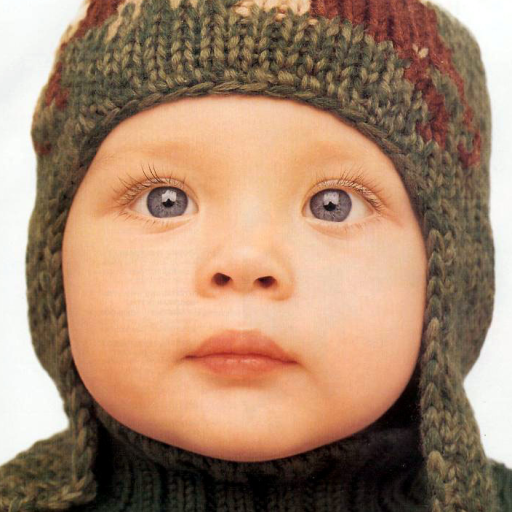
#> input picture image_process/GT/baby.png, 512 x 512 px; its folder holds only this picture in this run
$ python eval.py
#> lines starting #> are read from the running program, lines starting #| are printed output that depends on the picture; pictures that were not available may be replaced by others from this repository, and a replacement may not be noted
import os
import cv2
import numpy as np


def ssim(img1, img2):
    C1 = (0.01 * 255)**2
    C2 = (0.03 * 255)**2

    img1 = img1.astype(np.float64)
    img2 = img2.astype(np.float64)
    kernel = cv2.getGaussianKernel(11, 1.5)
    window = np.outer(kernel, kernel.transpose())

    mu1 = cv2.filter2D(img1, -1, window)[5:-5, 5:-5]  # valid
    mu2 = cv2.filter2D(img2, -1, window)[5:-5, 5:-5]
    mu1_sq = mu1**2
    mu2_sq = mu2**2
    mu1_mu2 = mu1 * mu2
    sigma1_sq = cv2.filter2D(img1**2, -1, window)[5:-5, 5:-5] - mu1_sq
    sigma2_sq = cv2.filter2D(img2**2, -1, window)[5:-5, 5:-5] - mu2_sq
    sigma12 = cv2.filter2D(img1 * img2, -1, window)[5:-5, 5:-5] - mu1_mu2

    ssim_map = ((2 * mu1_mu2 + C1) * (2 * sigma12 + C2)) / ((mu1_sq + mu2_sq + C1) *
                                                            (sigma1_sq + sigma2_sq + C2))
    return ssim_map.mean()

def PSNR(img1, img2, shave_border=0):
    height, width = img1.shape[:2]
    img1 = img1[shave_border:height - shave_border, shave_border:width - shave_border]
    img2 = img2[shave_border:height - shave_border, shave_border:width - shave_border]
    imdff = img1 - img2
    rmse = np.sqrt(np.mean(imdff ** 2))
    if rmse == 0:
        return 100
    return 20 * np.log10(255.0 / rmse)

def calculate_ssim(img1, img2):
    '''calculate SSIM
    the same outputs as MATLAB's
    img1, img2: [0, 255]
    '''
    if not img1.shape == img2.shape:
        raise ValueError('Input images must have the same dimensions.')
    if img1.ndim == 2:
        return ssim(img1, img2)
    elif img1.ndim == 3:
        if img1.shape[2] == 3:
            ssims = []
            for i in range(3):
                ssims.append(ssim(img1, img2))
            return np.array(ssims).mean()
        elif img1.shape[2] == 1:
            return ssim(np.squeeze(img1), np.squeeze(img2))
    else:
        raise ValueError('Wrong input image dimensions.')

if __name__=='__main__':

    filepath=os.path.dirname(os.path.abspath(__file__))
    GT_path=os.listdir(filepath+'/GT/')
    SR_path=os.listdir(filepath+'/SR/')
    for s in GT_path:
        image_GT=cv2.imread(filepath+'/GT/'+s)
#> image_GT is the input picture: shape (512, 512, 3); mean B, G, R 109.5, 134.2, 166.9
        for p in SR_path:
            print('#'*20)
            filename=p.split('.')
            filename.pop()
            name=filename.pop()
            print('The image is processing:',name)
            image_SR=cv2.imread(filepath+'/SR/'+p)
            ss = calculate_ssim(image_GT,image_SR)
#> the loop in calculate_ssim, `for i in range(3):` made 3 passes
#> pass 1, in ssim, `mu1 = cv2.filter2D(img1, -1, window)[5:-5, 5:-5]`:
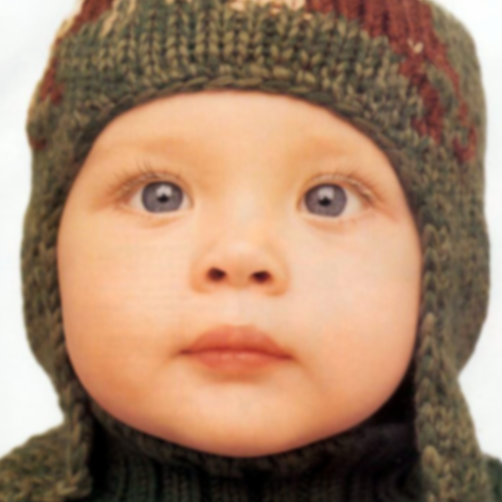
#> mu1: shape (502, 502, 3) float64; mean B, G, R 107.6, 133, 166.7; drawn with min black and max white
#> pass 1, in ssim, `mu1_sq = mu1**2`:
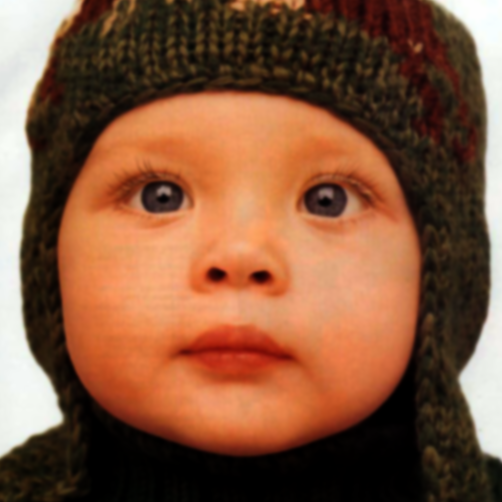
#> mu1_sq: shape (502, 502, 3) float64; mean B, G, R 15814, 22398.7, 33938.1; drawn with min black and max white
#> pass 1, in ssim, `sigma1_sq = cv2.filter2D(img1**2, -1, window)[5:-5, 5:-5] - mu1_sq`:
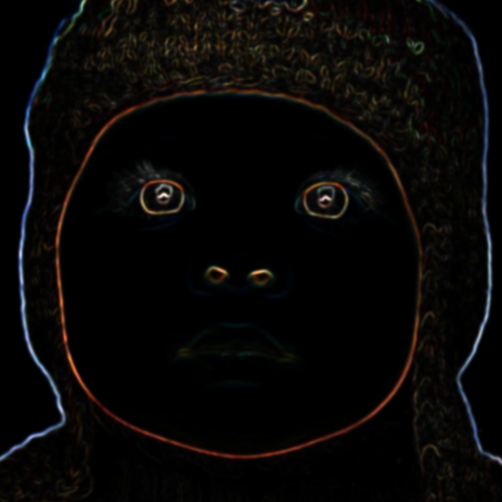
#> sigma1_sq: shape (502, 502, 3) float64; mean B, G, R 128.8, 147.1, 169.7; drawn with min black and max white
#> after the loop in calculate_ssim, `for i in range(3):`: ssims = [1, 1, 1]
#> ss = 1
            ps = PSNR(image_GT,image_SR)
#> in PSNR, `imdff = img1 - img2`: imdff: shape (512, 512, 3); every value is 0
#> in PSNR, `rmse = np.sqrt(np.mean(imdff ** 2))`: rmse = 0
#> ps = 100
            print('the PSNR of this image is',ps)
#| the PSNR of this image is 100
            print('the SSIM of this image is',ss)
#| the SSIM of this image is 1.0
